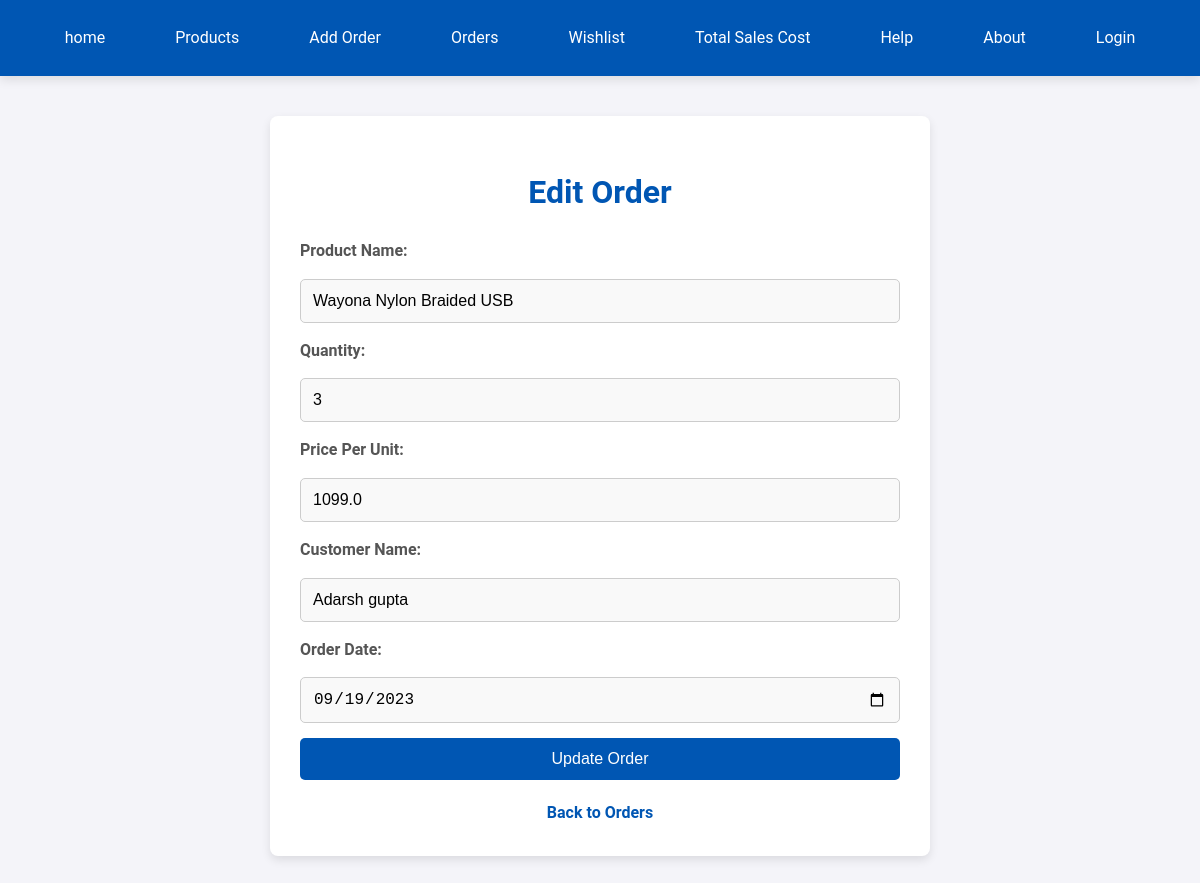
/update_order/10, run on the app's committed database.
### models/order.py (models this page shows, shortened)
class Order(db.Model):
    __tablename__ = 'orders'  # This specifies the table name
    id = db.Column(db.Integer, primary_key=True)  # Primary Key
    product_name = db.Column(db.String(100), nullable=False)  # Product name
    quantity = db.Column(db.Integer, nullable=False)  # Quantity of products
    price_per_unit = db.Column(db.Float, nullable=False)  # Price per unit
    total_price = db.Column(db.Float, nullable=False)  # Total price (calculated field)
    customer_name = db.Column(db.String(100), nullable=False)  # Customer's name
    order_date = db.Column(db.String(100), nullable=False)  # Date of the order

### app.py (the view, shortened to what this page needs)
@app.route('/update_order/<int:id>', methods=['GET', 'POST'])
def update_order(id):
    order = Order.query.get_or_404(id)
    return render_template('update_order.html', order=order)

### templates/update_order.html (shortened to what this page needs)
<!DOCTYPE html>
<html lang="en">
<head>
</head>
<body>
    <nav>
        <a href="/">home</a>
        <a href="/products">Products</a>
        <a href="/add_orders">Add Order</a>
        <a href="/orders">Orders</a>
        <a href="/wishlist">Wishlist</a>
        <a href="/cost">Total Sales Cost</a>
        <a href="/help">Help</a>
        <a href="/about">About</a>
        <a href="/login">Login</a>
    </nav>
    <div class="container">
        <h1>Edit Order</h1>
        <form method="POST">
            <label for="product_name">Product Name:</label>
            <input
                type="text"
                id="product_name"
                name="product_name"
                value="{{ order.product_name }}"
                required
                placeholder="Enter product name"
            >
            <label for="quantity">Quantity:</label>
            <input
                type="number"
                id="quantity"
                name="quantity"
                value="{{ order.quantity }}"
                required
                placeholder="Enter quantity"
            >
            <label for="price_per_unit">Price Per Unit:</label>
            <input
                type="number"
                step="0.01"
                id="price_per_unit"
                name="price_per_unit"
                value="{{ order.price_per_unit }}"
                required
                placeholder="Enter price per unit"
            >
            <label for="customer_name">Customer Name:</label>
            <input
                type="text"
                id="customer_name"
                name="customer_name"
                value="{{ order.customer_name }}"
                required
                placeholder="Enter customer name"
            >
            <label for="order_date">Order Date:</label>
            <input
                type="date"
                id="order_date"
                name="order_date"
                value="{{ order.order_date }}"
                required
            >
            <button type="submit">Update Order</button>
        </form>
        <a class="back-link" href="/orders">Back to Orders</a>
    </div>
</body>
</html>

### templates/update_order.html (style rules this page uses)
body { margin: 0; font-family: 'Roboto', Arial, sans-serif; background-color: #f4f4f9; color: #333; line-height: 1.6; }
h1 { color: #0056b3; font-size: 2rem; margin-bottom: 20px; text-align: center; }
a { color: #0056b3; text-decoration: none; }
nav { background-color: #0056b3; padding: 15px 0; display: flex; justify-content: center; box-shadow: 0 4px 10px rgba(0, 0, 0, 0.1); }
nav a { color: white; margin: 0 20px; font-size: 16px; padding: 10px 15px; border-radius: 5px; transition: background 0.3s ease; }
.container { max-width: 600px; margin: 40px auto; padding: 30px; background-color: #fff; border-radius: 8px; box-shadow: 0 4px 10px rgba(0, 0, 0, 0.1); }
form { display: flex; flex-direction: column; gap: 15px; }
label { font-weight: bold; font-size: 16px; color: #555; }
input { padding: 12px; font-size: 16px; border: 1px solid #ccc; border-radius: 5px; transition: border-color 0.3s ease; background-color: #f9f9f9; }
button { background-color: #0056b3; color: white; padding: 12px 20px; font-size: 16px; border: none; border-radius: 5px; cursor: pointer; transition: background 0.3s ease; }
.back-link { display: block; text-align: center; margin-top: 20px; font-size: 16px; font-weight: bold; color: #0056b3; text-decoration: none; transition: color 0.3s ease; }

### data on the page
Order: product_name "Wayona Nylon Braided USB", quantity "3", price_per_unit "1099.0", customer_name "Adarsh gupta", order_date "09/19/2023"
